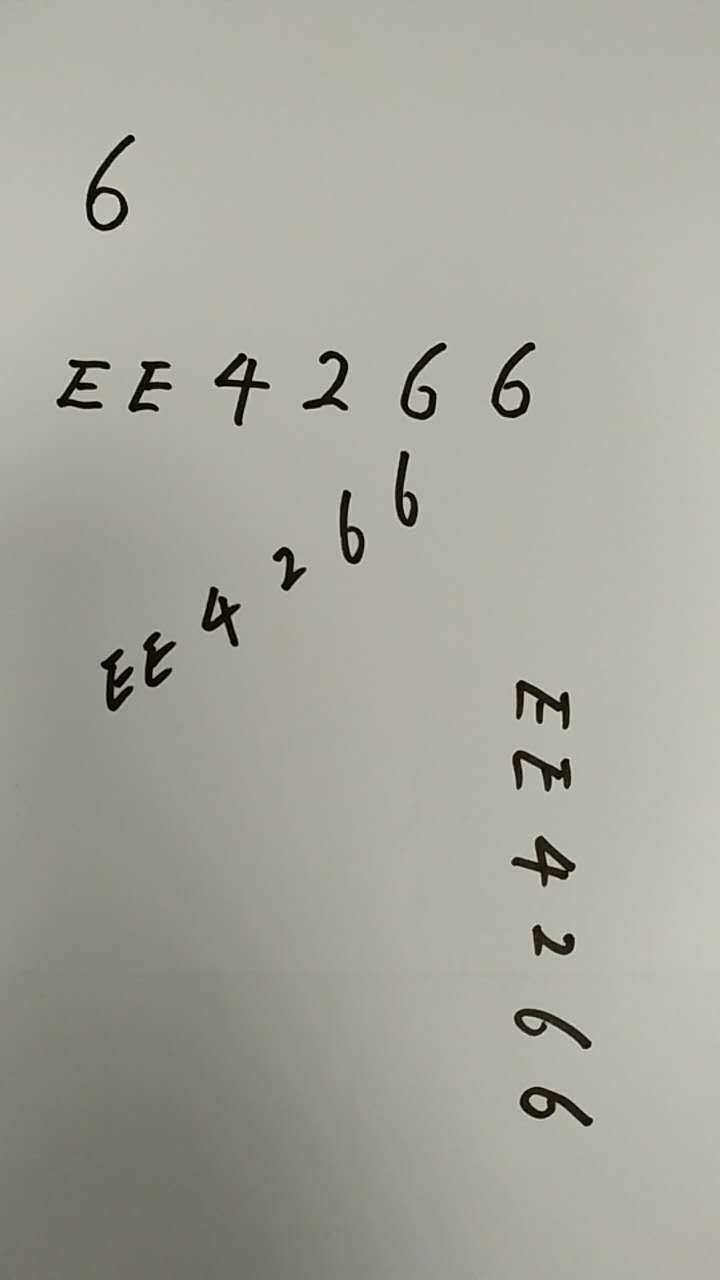
#> input picture a2.bmp, 720 x 1280 px
$ python ShapeMatching.py   (Python 2 division)   (older library calls are emulated)
#> lines starting #> are read from the running program, lines starting #| are printed output that depends on the picture; after the words box and inside, x2 and y2 are one past the last pixel; in counts of white or black regions, pixels touching at a corner belong together
import numpy as np
import cv2

print "Shape Matching Using Fourier Descriptor"

distThreshold = 0.08
ix, iy = -1, -1
rect = (0, 0, 1, 1)

manually = False
temSeleteFlag = False
temReadyFlag = False
temConfirmFlag = False
matchOverFlag = False

templeteComVector = []
sampleComVectors = []
sampleContours = []

# Manually select templete by mouse, On/Off by manually flag
def selectTemplete(event, x, y, flags, param):
    global rect, temSeleteFlag, temReadyFlag, ix, iy

    if event == cv2.EVENT_LBUTTONDOWN and temReadyFlag == False:
        temSeleteFlag = True
        ix, iy = x, y

    elif event == cv2.EVENT_LBUTTONUP:
        if temReadyFlag == False and temSeleteFlag == True:
            # rect is selected templete ROI
            rect = (min(ix,x), min(iy,y), abs(ix-x), abs(iy-y))
            # draw a blue rectangle after selection
            cv2.rectangle(imgOri, (ix,iy), (x,y), (255,0,0), 2)
        temSeleteFlag = False
        temReadyFlag = True

# Main findcontour function
def getContours(img):
    imgray = cv2.cvtColor(img, cv2.COLOR_BGR2GRAY)
    # Threshold white paper(background) to white pixel(255), word is actully black(0)
    retvalth, imgthreshold = cv2.threshold(imgray, 50, 255, cv2.THRESH_BINARY)
    # We want words are white, backgournd is black, easy for opencv findcontour function
    imgthresholdNot = cv2.bitwise_not(imgthreshold)
    # Dilation make all 6 to form a closed loop
    kernel = np.ones((5,5), np.uint8)
    imgdilation = cv2.dilate(imgthresholdNot, kernel, iterations=2)
    # Must use EXTERNAL outer contours, Must use CHAIN_APPROX_NONE method(not change points)
    imgcontours, contours, hierarchy = cv2.findContours(imgdilation, cv2.RETR_EXTERNAL, cv2.CHAIN_APPROX_NONE)

    return contours

# Get complex vector of templete contour
def getTempleteCV():
    # This is the templete region that we select by mouse or default
    templeteROI = imgOricpy[rect[1]:rect[1]+rect[3], rect[0]:rect[0]+rect[2]]
    # Automatically find templete contour
    tpContour = getContours(templeteROI)

    for contour in tpContour:
        x, y, w, h = cv2.boundingRect(contour)
        for point in contour:
            # -x and -y are to make left and upper boundry start from 0
            templeteComVector.append( complex(point[0][0]-x, (point[0][1]-y)))

# Get complex vectors of testees contours
def getSampleCV():
    spContours = getContours(imgOricpy)
    # cv2.drawContours(imgOri, spContours, -1, (0, 0, 255), 1)

    for contour in spContours:
        sampleComVector = []
        x, y, w, h = cv2.boundingRect(contour)
        cv2.rectangle(imgOri, (x,y), (x+w,y+h), (100,100,100), 1)

        for point in contour:
            sampleComVector.append( complex(point[0][0]-x, (point[0][1]-y)) )
        # sampleComVectors store CV of all testees contours
        sampleComVectors.append(sampleComVector)
        # sampleContours store all testees contours, same order with sampleComVectors
        sampleContours.append(contour)

# Calculate fourier transform of templete CV
def getempleteFD():

    return np.fft.fft(templeteComVector)

# Calculate fourier transform of sample CVs
def getsampleFDs():
    FDs = []
    for sampleVector in sampleComVectors:
        sampleFD = np.fft.fft(sampleVector)
        FDs.append(sampleFD)

    return FDs

# Make fourier descriptor invariant to rotaition and start point
def rotataionInvariant(fourierDesc):
    for index, value in enumerate(fourierDesc):
        fourierDesc[index] = np.absolute(value)

    return fourierDesc

# Make fourier descriptor invariant to scale
def scaleInvariant(fourierDesc):
    firstVal = fourierDesc[0]

    for index, value in enumerate(fourierDesc):
        fourierDesc[index] = value / firstVal

    return fourierDesc

# Make fourier descriptor invariant to translation
def transInvariant(fourierDesc):

    return fourierDesc[1:len(fourierDesc)]

# Get the lowest X of frequency values from the fourier values.
def getLowFreqFDs(fourierDesc):
    # frequence order returned by np.fft is (0, 0.1, 0.2, 0.3, ...... , -0.3, -0.2, -0.1)
    # Note: in transInvariant(), we already remove first FD(0 frequency)

    return fourierDesc[:5]

# Get the final FD that we want to use to calculate distance
def finalFD(fourierDesc):
    fourierDesc = rotataionInvariant(fourierDesc)
    fourierDesc = scaleInvariant(fourierDesc)
    fourierDesc = transInvariant(fourierDesc)
    fourierDesc = getLowFreqFDs(fourierDesc)

    return fourierDesc

# Core match function
def match(tpFD, spFDs):
    tpFD = finalFD(tpFD)
    # dist store the distance, same order as spContours
    dist = []
    font = cv2.FONT_HERSHEY_SIMPLEX
    for spFD in spFDs:
        spFD = finalFD(spFD)
        # Calculate Euclidean distance between templete and testee
        dist.append( np.linalg.norm(np.array(spFD)-np.array(tpFD)) )
        x, y, w, h = cv2.boundingRect(sampleContours[len(dist)-1])
        # Draw distance on image
        distText = str(round(dist[len(dist)-1],2))
        cv2.putText(imgOri,distText,(x,y-8), font,0.5,(0,0,0),1,cv2.LINE_AA)
        # print str(len(dist)) + ": " + str(dist[len(dist)-1])
        # if distance is less than threshold, it will be good match.
        if dist[len(dist)-1] < distThreshold:
            cv2.rectangle(imgOri, (x-5,y-5), (x+w+5,y+h+5), (40,255,0), 2)

# --------------------------------------------------------------------------
# Main loop
imgOri = cv2.imread("a2.bmp", 1)
#> imgOri is the input picture: shape (1280, 720, 3); mean B, G, R 160, 166, 165.6
# imOricpy is for processing, imgOri is for showing
imgOricpy = imgOri.copy()
cv2.namedWindow("Original Image")

if manually == True:
    # Manually select templete by mouse
    cv2.setMouseCallback("Original Image", selectTemplete)
else:
    # Default region: upper 6
    rect = (50, 100, 130, 160)
    cv2.rectangle(imgOri, (50, 100), (180,260), (255,0,0), 2)
#> imgOri: shape (1280, 720, 3); 0.19% of pixels changed, all inside (x1, y1, x2, y2) = (49, 99, 182, 262)
    temReadyFlag = True
    temConfirmFlag = True

while(True):

    cv2.imshow("Original Image", imgOri)

    if temReadyFlag == True and matchOverFlag == False and temConfirmFlag == True:
        # Get complex vector
        getTempleteCV()
#> in getTempleteCV, `templeteROI = imgOricpy[rect[1]:rect[1]+rect[3], rect[0]:rect[0]+rect[..`:
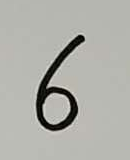
#> templeteROI: shape (160, 130, 3); mean B, G, R 169, 174.8, 174.4
#> in getContours, `retvalth, imgthreshold = cv2.threshold(imgray, 50, 255, cv2.THRESH_BIN..`:
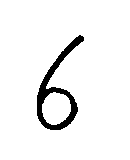
#> imgthreshold: shape (160, 130); 94.8% white; 1 black region, box (x1, y1, x2, y2) and area: (37, 35, 84, 130) 1084
#> in getContours, `imgdilation = cv2.dilate(imgthresholdNot, kernel, iterations=2)`:
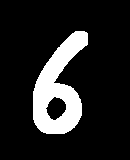
#> imgdilation: shape (160, 130); 14.2% white; 1 white region
#> in getContours, `imgcontours, contours, hierarchy = cv2.findContours(imgdilation, cv2.R..`: contours = 1 contour; box (x1, y1, x2, y2) and area: (33, 31, 88, 134) 3140
#> in getTempleteCV, `tpContour = getContours(templeteROI)`: tpContour has the same summary as contours in getContours
#> the loop in getTempleteCV, `for contour in tpContour:` made 1 pass
#> (x, y, w, h) on pass 1: (33, 31, 55, 103)
#> after the loop in getTempleteCV, `for contour in tpContour:`: templeteComVector = 257 items
        getSampleCV()
#> in getContours (call 2), `retvalth, imgthreshold = cv2.threshold(imgray, 50, 255, cv2.THRESH_BIN..`:
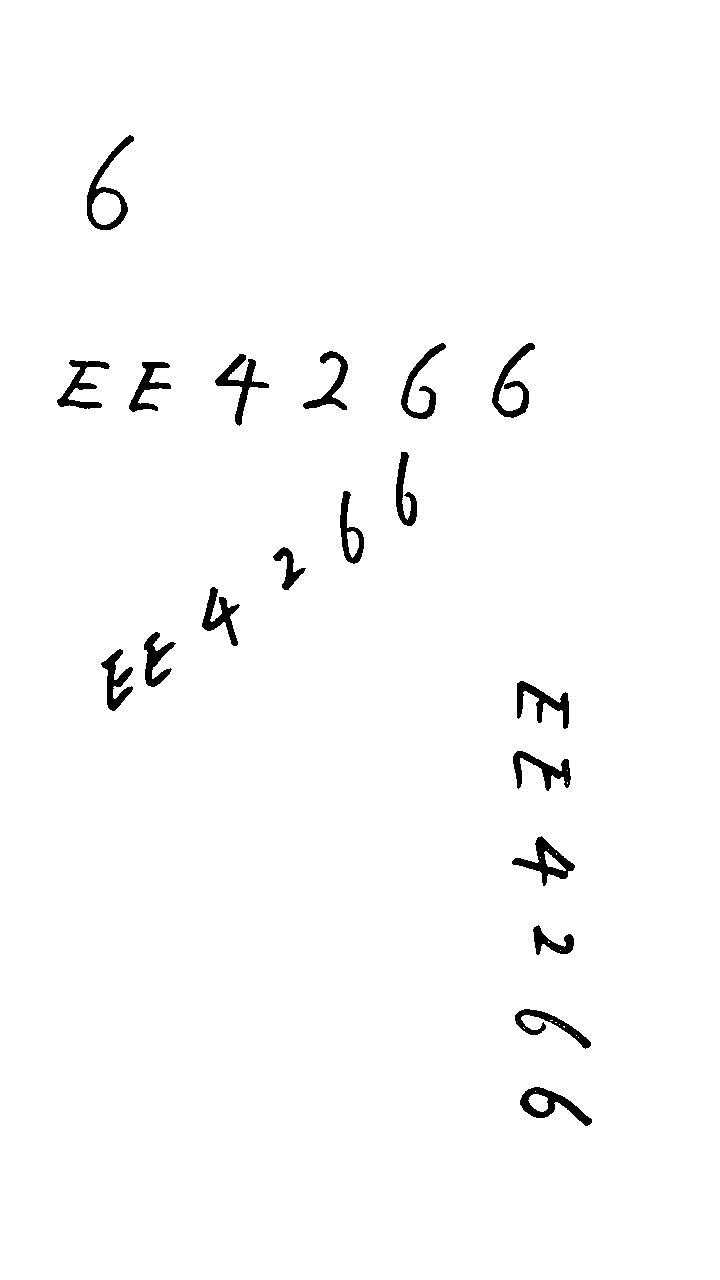
#> imgthreshold: shape (1280, 720); 98.3% white; 19 black regions, largest, box (x1, y1, x2, y2) and area: (87, 135, 134, 230) 1084, (215, 354, 269, 426) 991, (512, 836, 575, 886) 989
#> in getContours (call 2), `imgdilation = cv2.dilate(imgthresholdNot, kernel, iterations=2)`:
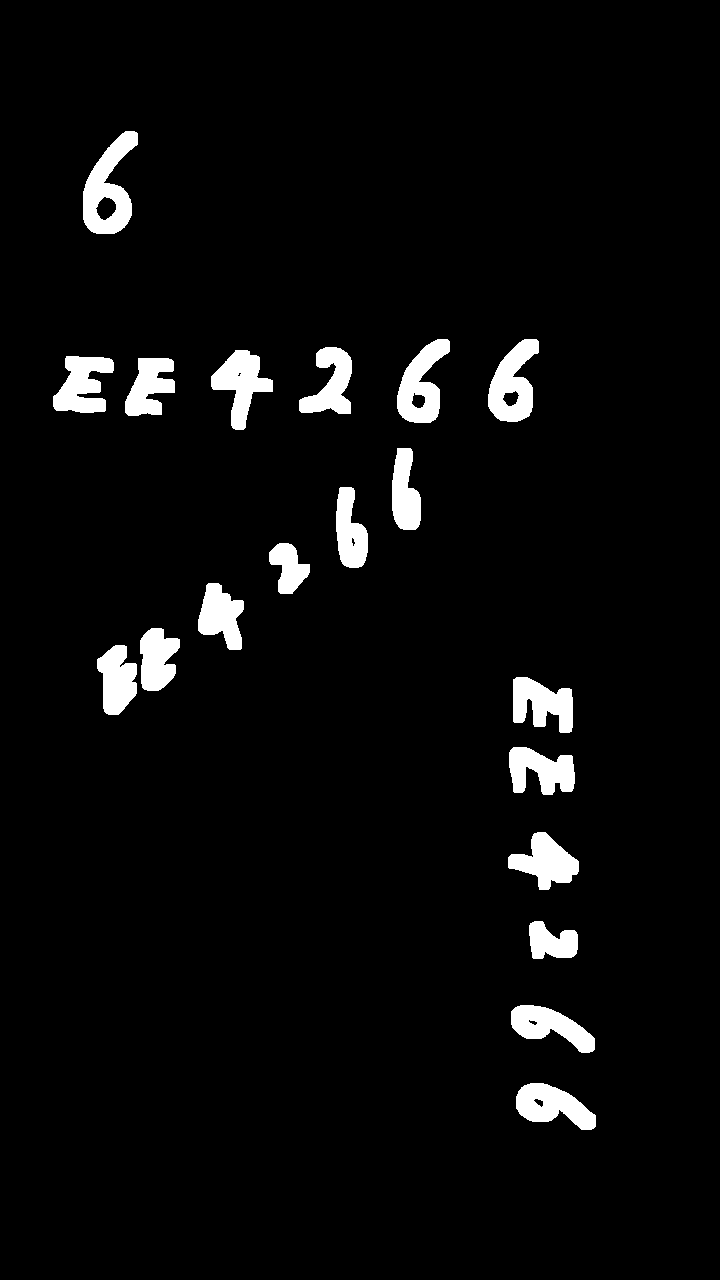
#> imgdilation: shape (1280, 720); 4.3% white; 19 white regions
#> in getContours (call 2), `imgcontours, contours, hierarchy = cv2.findContours(imgdilation, cv2.R..`: contours = 19 contours; largest, box (x1, y1, x2, y2) and area: (83, 131, 138, 234) 3140, (488, 339, 539, 422) 2558, (397, 339, 450, 423) 2460, (211, 350, 273, 430) 2262, (516, 1083, 596, 1130) 2189
#> in getSampleCV, `spContours = getContours(imgOricpy)`: spContours has the same summary as contours in getContours
#> the loop in getSampleCV, `for contour in spContours:` made 19 passes
#> (x, y, w, h) on passes 1 to 12: (516, 1083, 80, 47), (511, 1005, 84, 48), (529, 921, 49, 38), (508, 832, 71, 58), (509, 747, 66, 48), (513, 677, 60, 56), (97, 645, 40, 70), (140, 628, 40, 63), (198, 583, 46, 67), (269, 543, 41, 51), (336, 487, 32, 81), (392, 448, 29, 82)
#> after the loop in getSampleCV, `for contour in spContours:`:
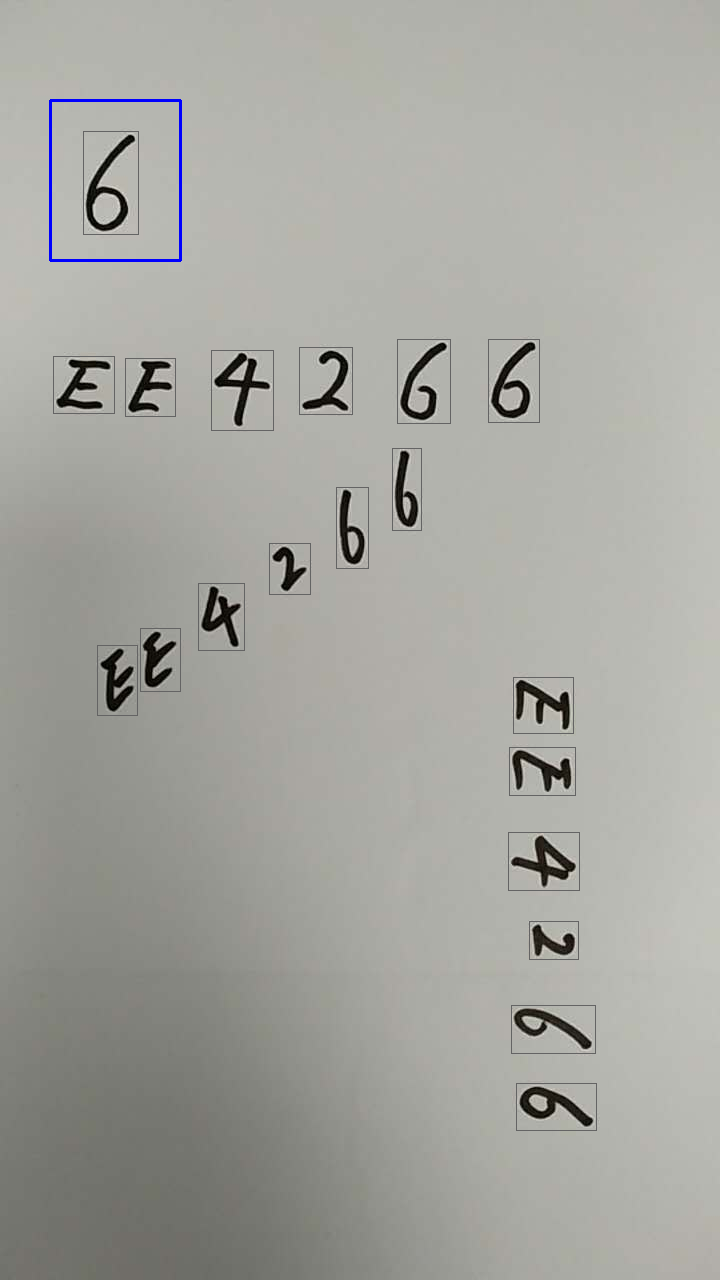
#> imgOri: shape (1280, 720, 3); mean B, G, R 159.8, 165.2, 164.9
#> after the loop in getSampleCV, `for contour in spContours:`: sampleComVectors = 19 items; sampleContours has the same summary as contours in getContours
        # Get fourider descriptor
        tpFD = getempleteFD()
        sampleFDs = getsampleFDs()
#> the loop in getsampleFDs, `for sampleVector in sampleComVectors:` made 19 passes
#> sampleFDs = 19 items
        # real match function
        match(tpFD, sampleFDs)
#> in match, `font = cv2.FONT_HERSHEY_SIMPLEX`: font = 0
#> the loop in match, `for spFD in spFDs:` made 19 passes
#> (x, y, w, h, distText) on passes 1 to 12: (516, 1083, 80, 47, '0.03'), (511, 1005, 84, 48, '0.05'), (529, 921, 49, 38, '0.11'), (508, 832, 71, 58, '0.17'), (509, 747, 66, 48, '0.12'), (513, 677, 60, 56, '0.14'), (97, 645, 40, 70, '0.1'), (140, 628, 40, 63, '0.12'), (198, 583, 46, 67, '0.13'), (269, 543, 41, 51, '0.13'), (336, 487, 32, 81, '0.06'), (392, 448, 29, 82, '0.07')
#> after the loop in match, `for spFD in spFDs:`:
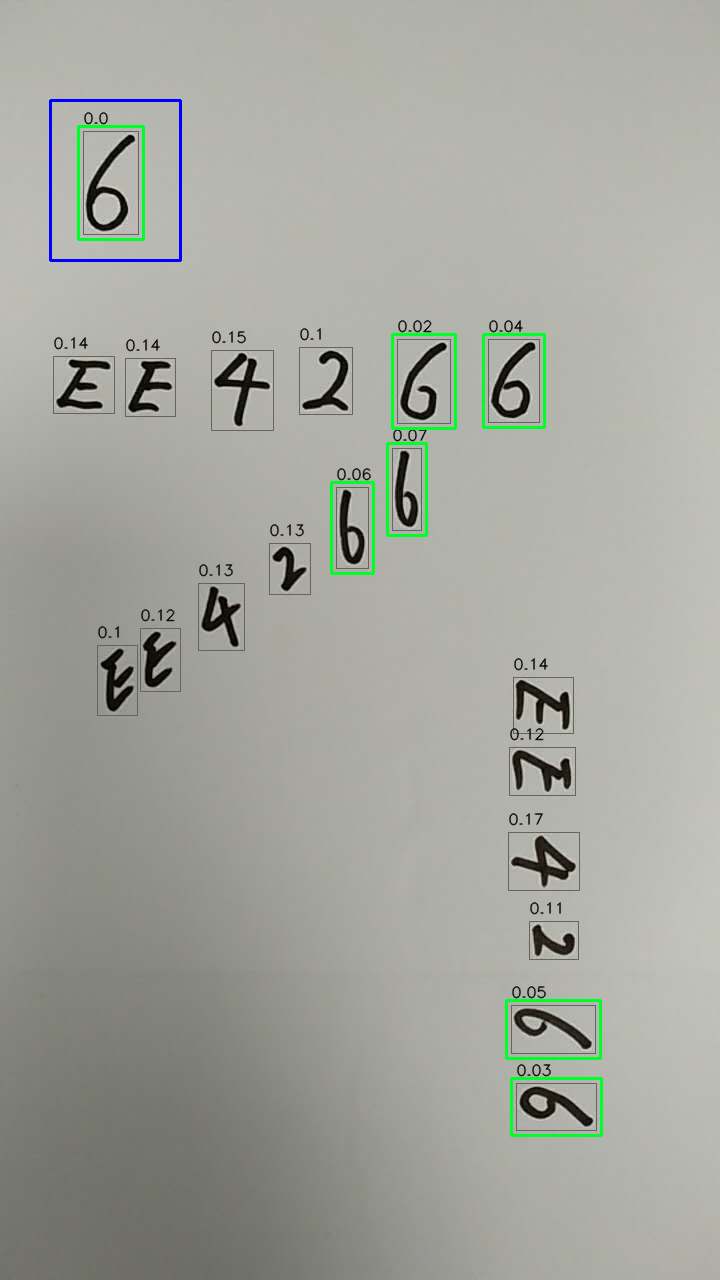
#> imgOri: shape (1280, 720, 3); 1.13% of pixels changed, all inside (x1, y1, x2, y2) = (53, 111, 603, 1137)
#> after the loop in match, `for spFD in spFDs:`: dist = [0.0313, 0.0463, 0.108, 0.173, 0.123, 0.143, 0.0992, 0.12, 0.132, 0.133, 0.0607, 0.0736, 0.142, 0.141, 0.152, 0.0954, 0.0379, 0.0196, 0]

        matchOverFlag = True
        cv2.imwrite("result.jpg", imgOri)
        # Resize img for showing
        imgShow = cv2.resize(imgOri, None, fx=0.66, fy=0.66, interpolation=cv2.INTER_CUBIC)
        cv2.imshow("Small Size Show", imgShow)

    key = cv2.waitKey(1) & 0xFF
#> (key q is pressed here)
    if key == ord('y') or key == ord('Y'):
        # Press Y for templete confirm once mouse selection done
        temConfirmFlag = True
    elif key == ord('q') or key == ord('Q'):
        # Press q for quit
        break

cv2.destroyAllWindows()
